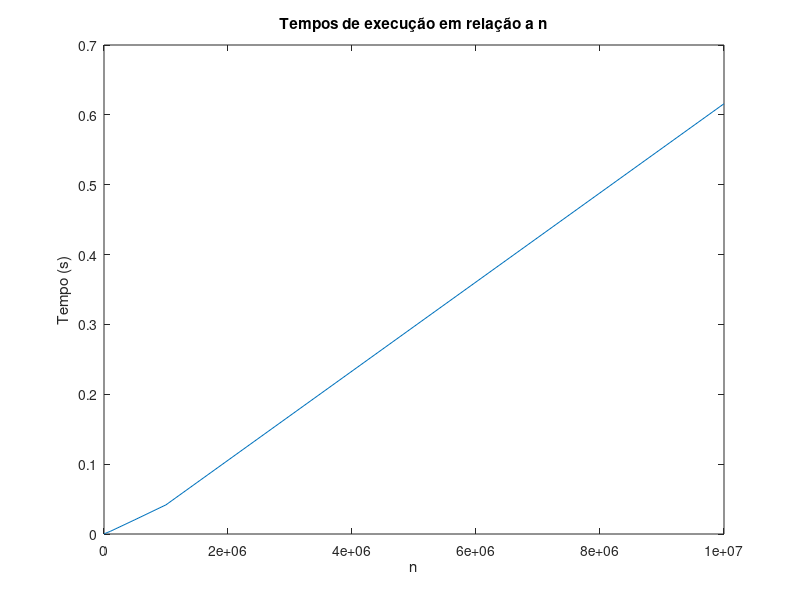

Write MATLAB code to recreate this figure.
% Qualquer arquivo .m que começa com uma definição de função é um arquivo de função.
% Adicionar uma declaração sem sentido ao topo transforma em um script.
0;

function [aprox_pi, duration] = pi_aprox_paralelo(n)
  start = tic;

  vet = 0:n;

  soma = sum((-1).^vet ./ (2.*vet + 1));
  aprox_pi = 4 * soma;

  duration = toc(start);
endfunction


%
% Código de teste
disp("\n--Versão paralela--")
faixa = [20, 50, 100, 1000, 25000, 50000, 100000, 500000, 1000000, 10000000];
times = zeros(size(faixa));

for i= 1:length(faixa)
  n = faixa(i);
  [pi_aprox, time_duration] = pi_aprox_paralelo(n);
  times(i) = time_duration;

  disp(["## it ", num2str(i), ": ", "n=", num2str(n)])
  disp(["Aproximacao: ", num2str(pi_aprox)])
  disp(["Tempo de execucao: ", num2str(time_duration)])
  disp(" ");
end

plot(faixa, times);
xlabel('n');
ylabel('Tempo (s)');
title('Tempos de execução em relação a n');

